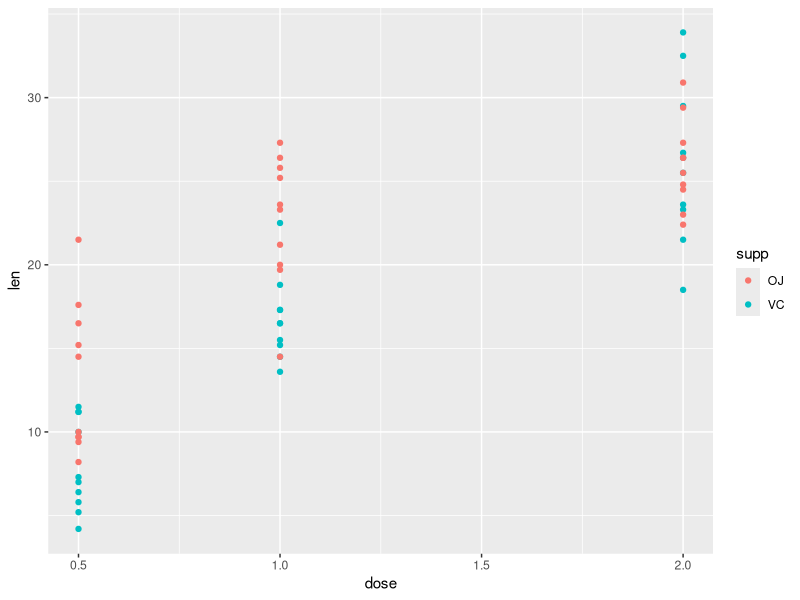
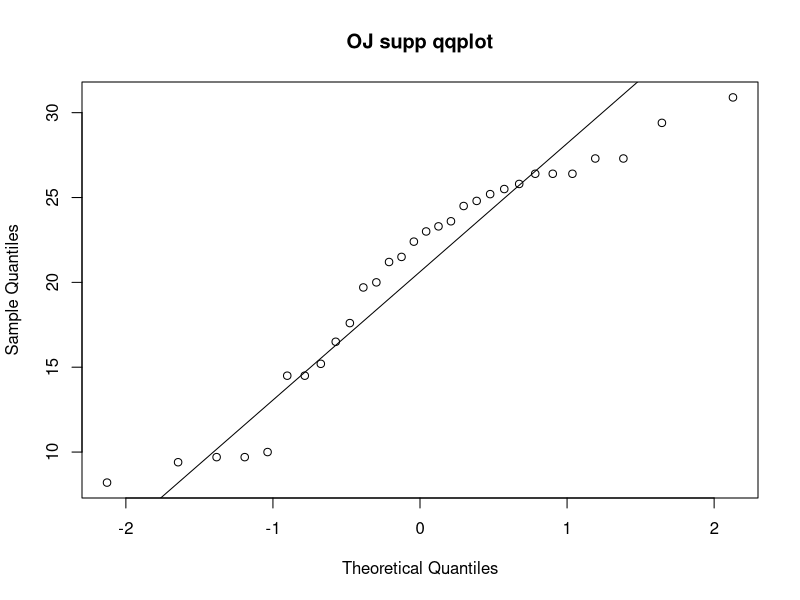
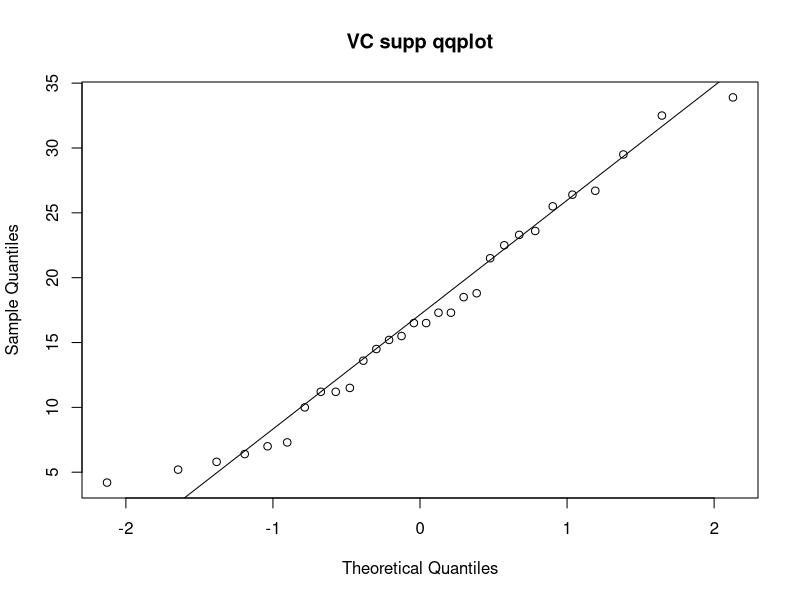
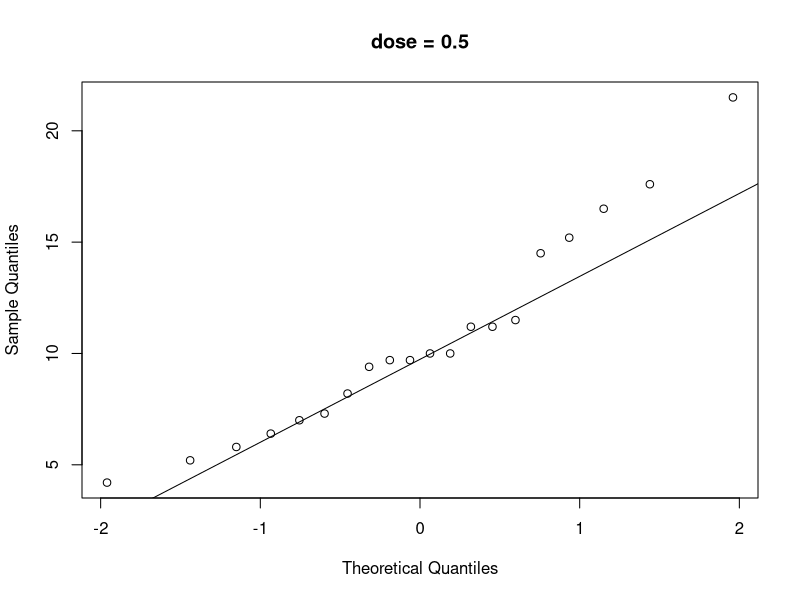
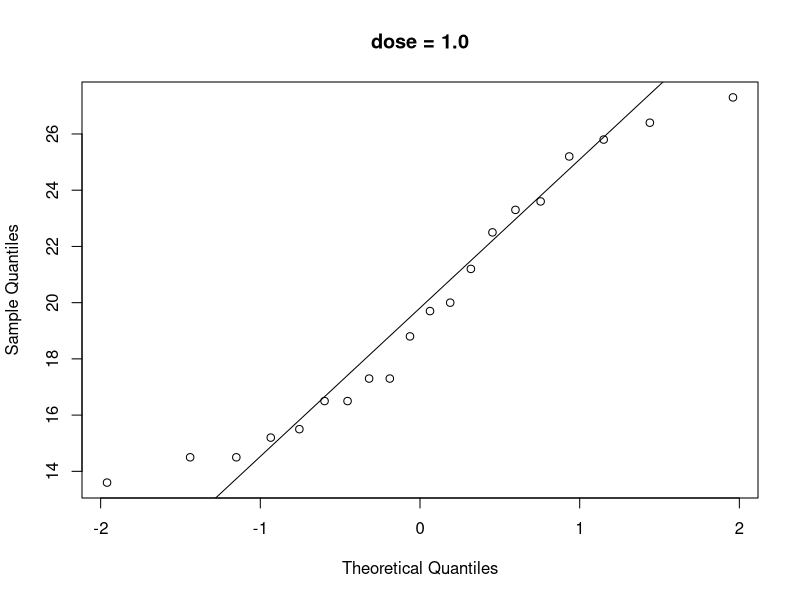
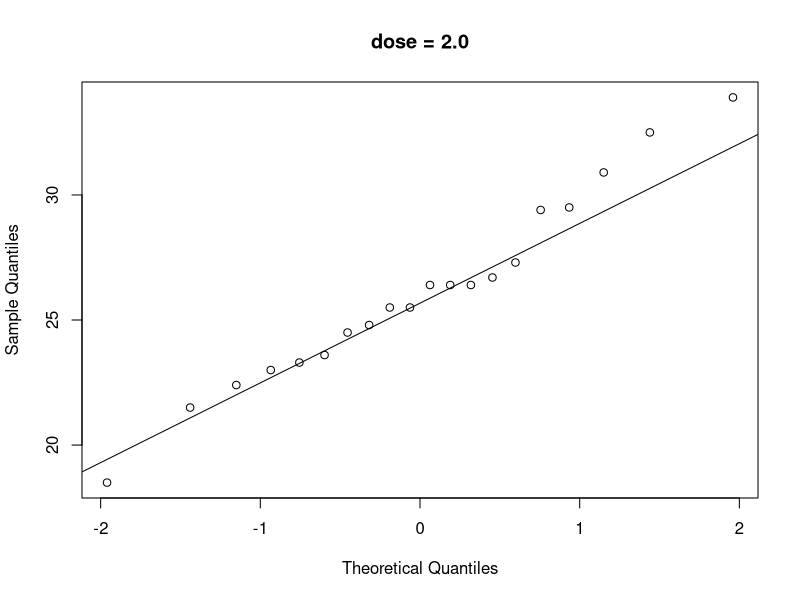

These figures' R source, in order:
## ---- chunk 1
library(ggplot2)
ToothGrowth <- ToothGrowth
summary(ToothGrowth)
ggplot(data=ToothGrowth, aes(x=dose,y=len)) + geom_point(aes(colour=supp))
## ---- chunk 2
var(subset(ToothGrowth,supp=='OJ',select='len')$len)
var(subset(ToothGrowth,supp=='VC',select='len')$len)
qqnorm(subset(ToothGrowth,supp=='OJ',select='len')$len,main='OJ supp qqplot')
qqline(subset(ToothGrowth,supp=='OJ',select='len')$len)
qqnorm(subset(ToothGrowth,supp=='VC',select='len')$len,main='VC supp qqplot')
qqline(subset(ToothGrowth,supp=='VC',select='len')$len)
t.test(len ~ supp, data=ToothGrowth, alternative = "two",var.equal=FALSE)
## ---- chunk 3
dose1 = subset(ToothGrowth,dose==0.5,select='len')$len
dose2 = subset(ToothGrowth,dose==1.0,select='len')$len
dose3 = subset(ToothGrowth,dose==2.0,select='len')$len
var(dose1)
var(dose2)
var(dose3)
qqnorm(dose1, main='dose = 0.5')
qqline(dose1)
qqnorm(dose2, main='dose = 1.0')
qqline(dose2)
qqnorm(dose3, main='dose = 2.0')
qqline(dose3)
t.test(dose1,dose2,alternative = "two",var.equal=TRUE)
t.test(dose2,dose3,alternative = "two",var.equal=FALSE)
t.test(dose1,dose3,alternative = "two",var.equal=FALSE)
